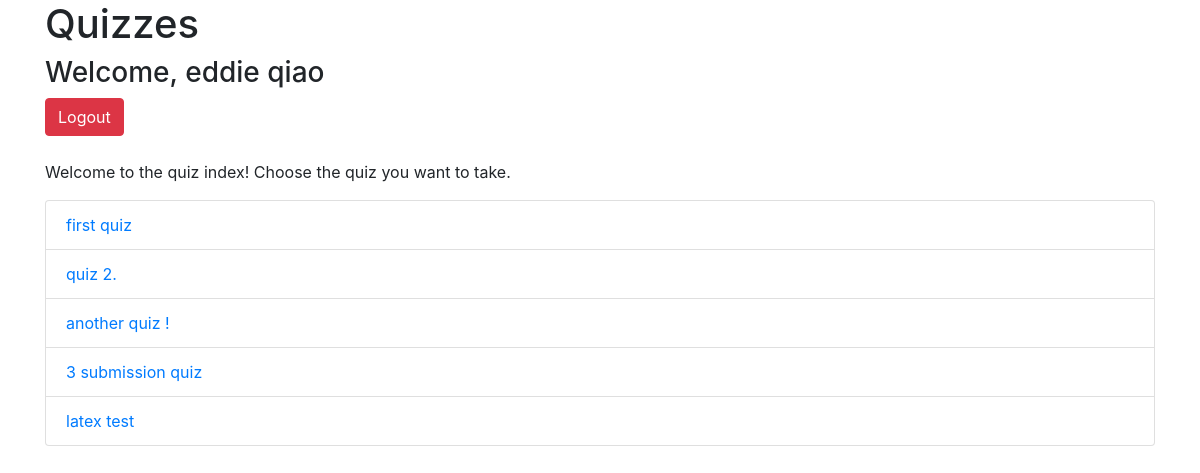
The app's page /quiz/ (signed in) with its own data.
### quiz/models.py (models this page shows, shortened)
class Quiz(models.Model):
    name = models.CharField(max_length=1000)
    max_subs = models.IntegerField(default = 99999)

### quiz/views.py (the view, shortened to what this page needs)
# urls.py: path('', views.index, name='index'),
def index(request):
    quizzes = Quiz.objects.all()
    failed = False
    if request.method == "POST" and "signup" in request.POST.keys():
        template = loader.get_template('quiz/signup.html')
        context = {}
        return HttpResponse(template.render(context, request))
    if request.user.is_authenticated:
        loggedIn = True
    else:
        loggedIn = False
    template = loader.get_template('quiz/index.html')
    context = {
        'quizzes': quizzes,
        'loggedIn': loggedIn,
        'user': request.user,
        'failed': failed,
    }
    return HttpResponse(template.render(context, request))

### quiz/templates/quiz/index.html (shortened to what this page needs)
<!DOCTYPE html>
<html>
  <head>
      <link rel="stylesheet" href="https://maxcdn.bootstrapcdn.com/bootstrap/4.4.1/css/bootstrap.min.css" />
  </head>
  <body>
    <div class = "container">
      <h1>Quizzes</h1>
      {% if loggedIn %}
          <h3>Welcome, {{ user.first_name }} {{ user.last_name }}</h3>
        <form method = "POST">
          <button type="submit" class="btn btn-danger">Logout</button>
        </form>
        <br />
        <p>Welcome to the quiz index! Choose the quiz you want to take.</p>
        <ul class = "list-group">
          {% for quiz in quizzes %}
            <li class = "list-group-item"><a href = {{quiz.id}}>{{quiz.name}}</a></li>
          {% endfor %}
        </ul>
      {% endif %}
    </div>
  </body>
</html>

### records on screen
Quiz: name "first quiz"
Quiz: name "quiz 2."
Quiz: name "another quiz !"
Quiz: name "3 submission quiz"
Quiz: name "latex test"

### other values on screen
{{ user.first_name }} "eddie"
{{ user.last_name }} "qiao"
